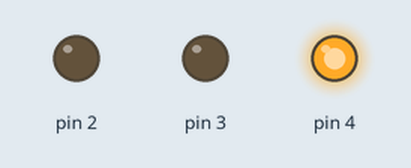
Recording of a sketch running on a simulated Arduino Uno, built with avr-gcc and run on an emulated ATmega328P. On the bench: output pins drawn as LEDs (lit = HIGH).

Above: at 0.2 s.
At 1.0 s:
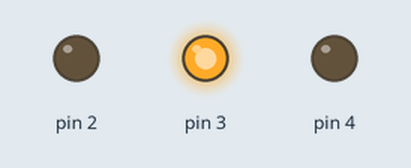
At 1.8 s:
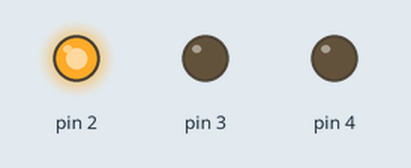
At 4.6 s:
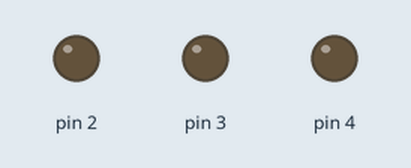
Timing chart, 0 to 5.5 s (numbered marks = the images above):
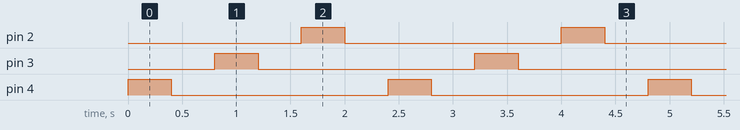

The sketch:

light_3_pin_led1.ino
```cpp
// C++ code
//
int outputs = 0;

void setup()
{
  pinMode(4, OUTPUT);
  pinMode(3, OUTPUT);
  pinMode(2, OUTPUT);
}

void loop()
{
  outputs = 400;
  digitalWrite(4, HIGH);
  delay(outputs); // Wait for outputs millisecond(s)
  digitalWrite(4, LOW);
  delay(outputs); // Wait for outputs millisecond(s)
  digitalWrite(3, HIGH);
  delay(outputs); // Wait for outputs millisecond(s)
  digitalWrite(3, LOW);
  delay(outputs); // Wait for outputs millisecond(s)
  digitalWrite(2, HIGH);
  delay(outputs); // Wait for outputs millisecond(s)
  digitalWrite(2, LOW);
  delay(outputs); // Wait for outputs millisecond(s)
}
```

Measured:
- by itself, pin 2–4: alternates HIGH for 0.40 s and LOW for 2.0 s
- by itself, everything shown: repeats every 2.4 s, in 6 steps
